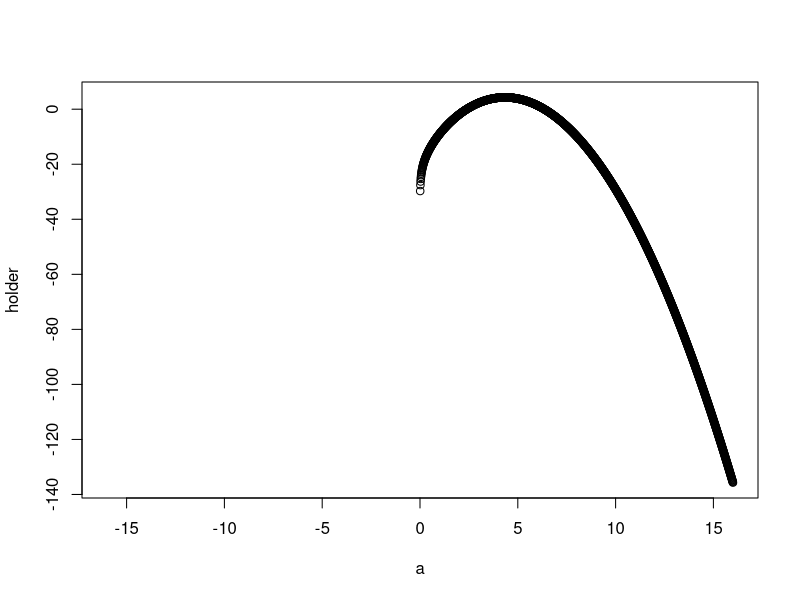

The R source for this figure: (Note: this script raises an error after producing the figure.)
## 2001 section 4
## February 28
## Jens Hainmueller and Jenn Larson

## 1) Reparameterization
## 2) Log likelihoods
## 3) Multiple plots on a graph

## To maximize with constraints on the parameters, it is best to reparameterize
## the parameters so the maximization acts as if it is unconstrained.

## If your goal is to maximize this function,
fun <- function(par){
	x <- par[1]
	out <- 3*log(x)-(x-4)^2
	return(out)
}


##You will need to constrain your search to positive values.  To see this,
## take a look

a <- seq(from = -16, to = 16, by = .01)
holder <- c()
for (i in 1:length(a)){
	holder[i] <- fun(a[i])
}

plot(a, holder)

##We get warnings because natural log is undefined at negative values and evaluates
## to negative infinity at 0.  This should hint that when we optimize, the algorithm
## will give errors if it tries nonpositive values:

opt <- optim(par = 0, fn = fun, method = "BFGS", control = list(fnscale = -1))

opt <- optim(par = 3, fn = fun, method = "BFGS", control = list(fnscale = -1))

points(opt$par, fun(opt$par), pch = "X", col = "red")

##Yep, starting value 0 gives errors, though here starting values > 0 work.  
##We will rarely be even this lucky.  Instead, we should make sure that any guess
## optim makes will be converted to a positive value before it is evaluated in fun:

## To do this, we REPARAMETERIZE

fun.rep <- function(par){
	x <- exp(par[1])
	out <- 3*log(x)-(x-4)^2
	return(out)
}

opt.rep <- optim(par = 0, fn = fun.rep, method = "BFGS", control = list(fnscale = -1))
opt.rep$par  #Maximum

## Why is this maximum wrong?:







## Because when optim guessed par = 1.469, our function used exp(1.469).  
## So the maximum of the function we're interested in is at exp(1.469)

exp(opt.rep$par)


## What if a paramter is constrained to [0,1]?









## A useful map from the real line to [0,1] is any cdf
pnorm()
pt()
pbinom()
ppois()

## A cdf gives the probability of a value <= the given value
pnorm(3)
## you can also change the distribution, but for our purposes, a standard normal would suffice
pnorm(3, mean = 4, sd = 2)


#############################################################################################
## Implementing a log-likelihood in R 
#############################################################################################

## The Poisson:
ll.pois <- function(par, y = y.pois){
	lambda <- par[1]
	out <- sum(log(lambda^y)) - (length(y) * lambda)
	return(out)
}


## Make some data distributed Poisson with rate 3
set.seed(12345)
y.pois <- rpois(1000, lambda = 3)

## What should we expect as our maximum likelihood estimate?
sum(y.pois)/1000

## The parameter of interest (lambda) is > 0.  

## Let's take a look at our log-likelihood

a <- seq(from = -16, to = 16, by = .01)
holder <- c()
for (i in 1:length(a)){
	holder[i] <- ll.pois(a[i])
}
plot(a, holder)


## The warnings suggest that optim may struggle:
opt <- optim(par = 3.5, fn = ll.pois, y = y.pois, method = "BFGS", control = list(fnscale = -1))

## Yep, here, even with a positive starting value, we get warnings

## We could use constrained optimization

op <- optimize( f = ll.pois, interval = c(1, 20), maximum = TRUE)

## But in general we want to avoid constrained optimization, so we reparameterize

ll.pois.rep <- function(par, y = y.pois){
	lambda <- exp(par[1])
	out <- sum(log(lambda^y)) - (length(y) * lambda)
	return(out)
}

opt <- optim(par =5, fn = ll.pois.rep, y = y.pois, method = "BFGS", control = list(fnscale = -1))
opt$par
exp(opt$par)

## What else could we do?

ll.pois.rep <- function(par, y = y.pois){
	lambda <- par[1]^2
	out <- sum(log(lambda^y)) - (length(y) * lambda)
	return(out)
}

opt <- optim(par =5, fn = ll.pois.rep, y = y.pois, method = "BFGS", control = list(fnscale = -1))
opt$par
opt$par^2

## What could be a problem with this parameterization (hint: what happens to a guess of 0?)


## Relative values: can we return(out - 20) ?

ll.pois.rep <- function(par, y = y.pois){
	lambda <- exp(par[1])
	out <- sum(log(lambda^y)) - (length(y) * lambda)
	return(out-20)
}


opt <- optim(par =5, fn = ll.pois.rep, y = y.pois, method = "BFGS", control = list(fnscale = -1))
opt$par
exp(opt$par)

## Yes, our likelihood can be vertically shifted any way we like.  We are only interested
## in its relative output: which point achieves the maximum, regardless of what the maximum 
## function value is

##########################################################################################
## Multiple Plots on a Graph
##########################################################################################

## The first thing you plot must call a canvas.  So you need to use something like plot()

## You can add to a plot with 
lines()
points()
abline()

## Consider our earlier plot of the log-likelihood

plot(a, holder, type = "l", lwd = 2)
abline(v = exp(opt$par), col = "skyblue")


## Suppose we wanted to plot our reparameterized log-likelihood on top


a <- seq(from = -16, to = 16, by = .01)
holder.rep <- c()
for (i in 1:length(a)){
	holder.rep[i] <- ll.pois.rep(a[i])
}

lines(a, holder.rep, col = "blue", lty = "dashed")

abline(v = opt$par, col = "hotpink", lty = "dashed")

## See the help file for plot() and the parameters 'par' for many many ways to spend an 
## afternoon tweaking a plot

## Adding a legend:

legend(x = "topleft", col = c("black", "skyblue", "blue", "hotpink"), lty = c(1,1,2,2), 
	legend = c("LL of Poisson", "MLE", "Rep LL of Poissin", "Rep MLE"))
